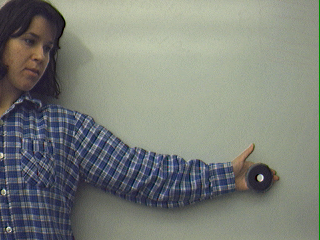
#> input picture Lab1_1/armD32im1/1.png, 320 x 240 px; its folder holds 4 pictures in this run
$ python lab1_3pt2.py
#> lines starting #> are read from the running program, lines starting #| are printed output that depends on the picture
import numpy as np
import matplotlib.pyplot as plt
import cv2
from glob import glob

# read in and convert all images to greyscale
images = []
image_files = sorted(glob("armD32im1/*"))
for file in image_files:
    images.append(cv2.cvtColor(cv2.imread(file), cv2.COLOR_BGR2GRAY))

h, w = images[0].shape      # image dimensions
#> h = 240; w = 320
blockSize = 16              # define block size
threshold = 5               # define threshold

# find the centers of each block where vectors will be displayed and create meshgrid
X = np.arange(0, w, blockSize, dtype=int) + int(blockSize / 2)
#> X = 20 values from 8 to 312
Y = np.arange(0, h, blockSize, dtype=int) + int(blockSize / 2)
X, Y = np.meshgrid(X, Y)

for i in range(len(images)-1):
    img_current = images[i]
    img_next = images[i+1]

    U = np.zeros(X.shape, dtype=np.float32)
    V = np.zeros(Y.shape, dtype=np.float32)

    # loop through blocks of the image
    for ix in range(0, w, blockSize):
        for iy in range(0, h, blockSize):
            if ix == 0 or iy == 0 or ix + blockSize > w or iy + blockSize > h:
                continue

            # segment a specific block in the image
            current_block = img_current[iy:iy + blockSize, ix:ix + blockSize]
            next_block = img_next[iy:iy + blockSize, ix:ix + blockSize]

            # compute temporal derivative and apply threshold
            It = np.float32(next_block) - np.float32(current_block)
            It[It <= threshold] = 0

            # compute spatial gradients within the block
            Ix = current_block - img_current[iy:iy + blockSize, ix - 1:ix + blockSize - 1]
            Iy = current_block - img_current[iy - 1:iy + blockSize - 1, ix:ix + blockSize]

            block_X, block_Y = np.meshgrid(np.arange(blockSize), np.arange(blockSize))

            # flatten matrices for calculations
            It = It.flatten()
            Ix = Ix.flatten()
            Iy = Iy.flatten()
            block_X = block_X.flatten()
            block_Y = block_Y.flatten()

            # compute A and b for each block
            A_block = np.stack([Ix * block_X, Ix * block_Y, Iy * block_X, Iy * block_Y, Ix, Iy], axis=1)
            b_block = -It

            # solve for affine parameters for each block
            affine_params = np.linalg.lstsq(A_block, b_block, rcond=None)[0]
            a1, a2, a3, a4, a5, a6 = affine_params

            # Use the affine parameters to compute the displacement of the block
            displacement = np.dot(np.array([[a1, a2], [a3, a4]]), np.array([ix, iy])) + np.array([a5, a6])

            # update displacement arrays
            block_ix = ix // blockSize
            block_iy = iy // blockSize
            U[block_iy, block_ix] = displacement[0] - ix
            V[block_iy, block_ix] = displacement[1] - iy

    # plot original image and with the displacement vectors overlaid
    plt.imshow(img_current)
    plt.quiver(X, Y, U, V, color='r', angles='xy', scale_units='xy', scale=1)
    plt.pause(0.01)
    plt.savefig(f'lab1_3pt2_imgs/affine_{i}.png', format='png')
    plt.clf()
#> this loop made 3 passes
#> pass 1, `img_current = images[i]`:
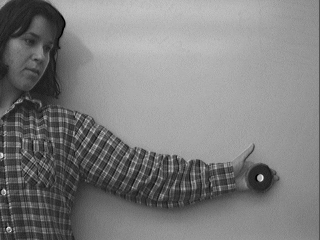
#> img_current: shape (240, 320); min 0, max 240, mean 126.7
#> pass 1, `img_next = images[i+1]`:
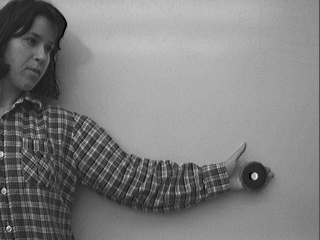
#> img_next: shape (240, 320); min 0, max 244, mean 127
#> pass 1, `plt.pause(0.01)`:
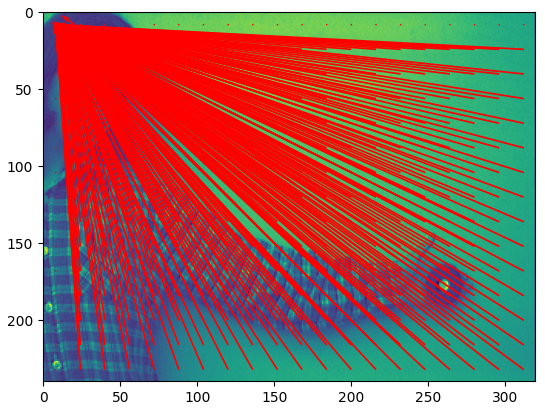
#> figure drawn by matplotlib, 1 panel
#> pass 2, `img_next = images[i+1]`:
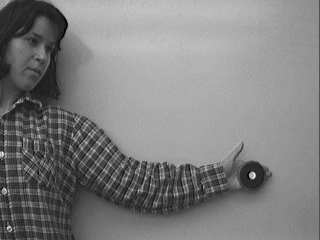
#> img_next: shape (240, 320); min 0, max 253, mean 127.1
#> pass 2, `plt.pause(0.01)`:
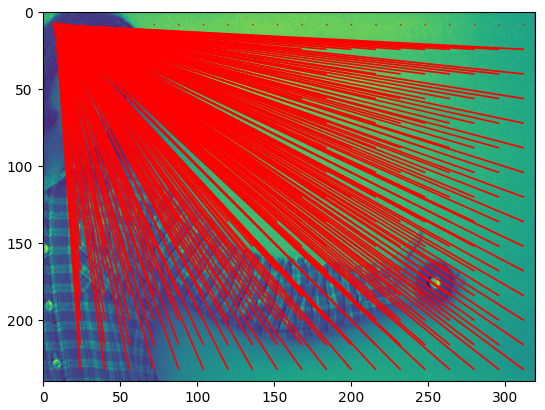
#> figure drawn by matplotlib, 1 panel
#> pass 3, `img_next = images[i+1]`:
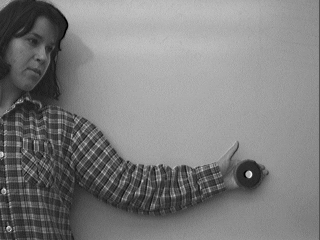
#> img_next: shape (240, 320); min 0, max 242, mean 126.5
